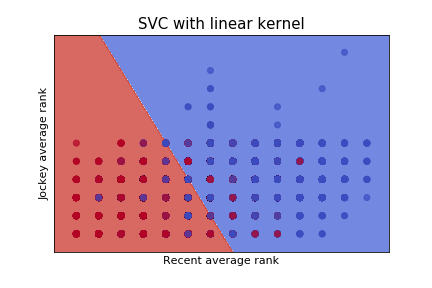

Recreate this plot in Python.
import numpy as np
import matplotlib.pyplot as plt
import pandas as pd
from sklearn import svm

data = pd.read_csv('../data/training.csv')

X = data[['recent_ave_rank', 'jockey_ave_rank']].values
y = data[['HorseRankTop50Percent']].values.ravel()

svm_model = svm.SVC(C=1, kernel='linear', random_state=3320)
svm_model.fit(X, y)

h = 0.02 # step size in the mesh

x_min, x_max = X[:, 0].min()-1, X[:, 0].max()+1
y_min, y_max = X[:, 1].min()-1, X[:, 1].max()+1
xx, yy = np.meshgrid(np.arange(x_min, x_max, h),
                     np.arange(y_min, y_max, h))

Z = svm_model.predict(np.c_[xx.ravel(), yy.ravel()])
Z = Z.reshape(xx.shape)

plt.contourf(xx, yy, Z, cmap=plt.cm.coolwarm, alpha=0.8)

plt.scatter(X[:, 0], X[:, 1], c=y, cmap=plt.cm.coolwarm, alpha=0.7)
plt.xlabel('Recent average rank', size=11)
plt.ylabel('Jockey average rank', size=11)
plt.xlim(xx.min(), xx.max())
plt.ylim(yy.min(), yy.max())
plt.xticks(())
plt.yticks(())
plt.title('SVC with linear kernel', size=15)
plt.legend()

plt.savefig('SVM_visual.png')
plt.show()